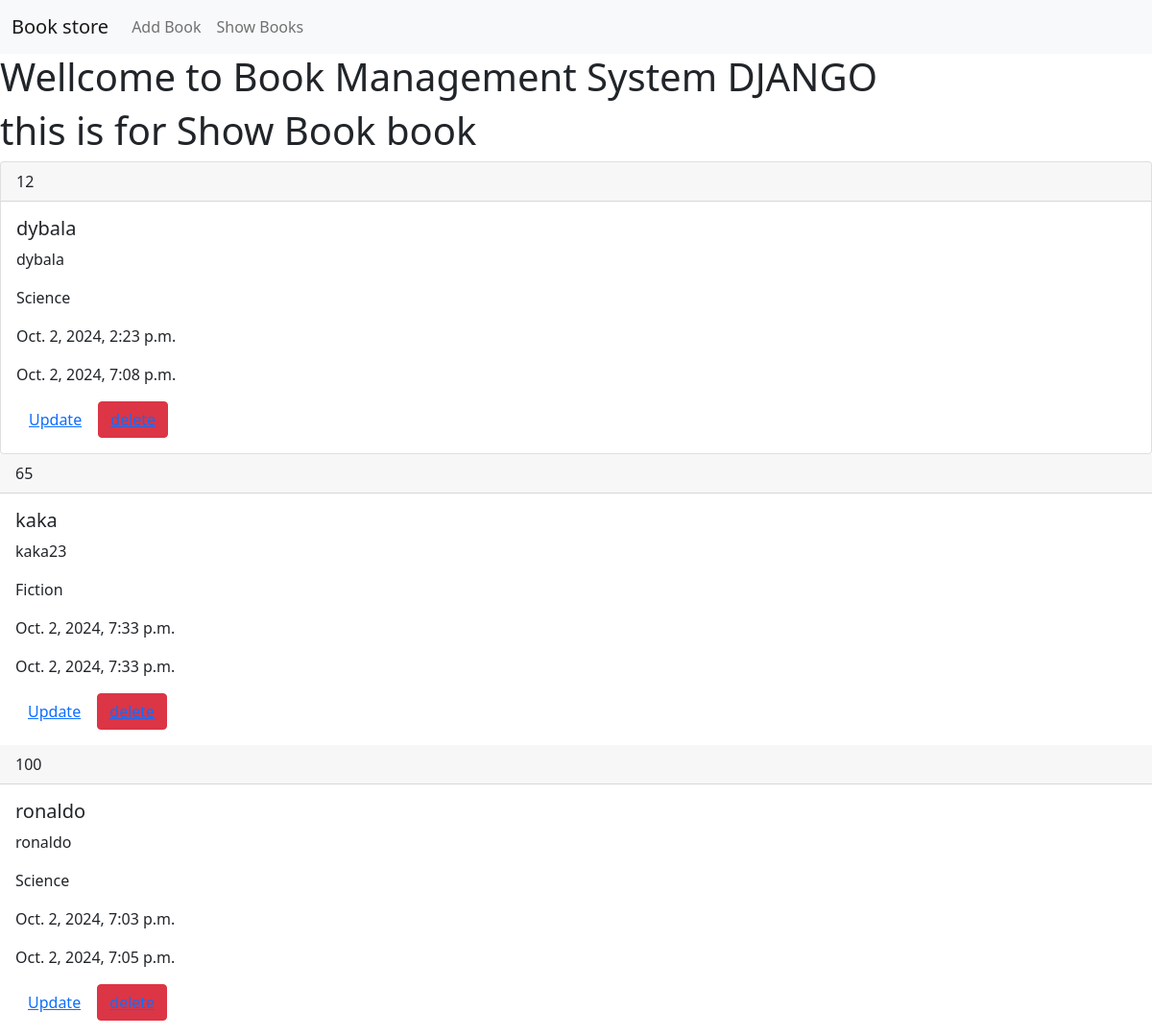
The app's page /show_book/ with its own data.
### book/models.py (models this page shows, shortened)
class Book(models.Model):
    CATEGORY =(
        ('Mystery', 'Mystery'),
        ('Science', 'Science'),
        ('Fiction', 'Fiction'),
        ('Engineering', 'Engineering'),
    )
    id = models.IntegerField(primary_key=True)
    book_name = models.CharField(max_length=300)
    author = models.CharField(max_length=300)
    category = models.CharField(max_length=100 , choices=CATEGORY )
    first_published = models.DateTimeField(auto_now_add=True)
    last_published = models.DateTimeField(auto_now=True)

### book/views.py (the view)
# urls.py: path('show_book/', views.show_book, name='show_book' ),
def show_book(request):
    books = Book.objects.all()
    return render(request, 'show_book.html', {'books': books } )

### book/templates/show_book.html (shortened to what this page needs)
{% extends 'base.html' %} {% block content %}
<h1>this is for Show Book book</h1>
<div>
    <div class="card">
        {% for item in books %}
        <div class="card-header">{{item.id}}</div>
        <div class="card-body">
            <h5 class="card-title">{{item.book_name}}</h5>
            <p class="card-text">{{item.author}}</p>
            <p class="card-text">{{item.category}}</p>
            <p class="card-text">{{item.first_published}}</p>
            <p class="card-text">{{item.last_published}}</p>
            <button class="btn">
                <a href="{% url 'edit_book_id' id=item.id %}">Update</a>
            </button>
            <button class="btn btn-danger">
                <a href="{% url 'delete_book_id' id=item.id %}">delete</a>
            </button>
        </div>
    </div>
    {% endfor %}
{% endblock %}

### book/templates/base.html (shortened to what this page needs)
<!DOCTYPE html>
<html lang="en">
    <head>
        <link
            href="https://cdn.jsdelivr.net/npm/bootstrap@5.0.2/dist/css/bootstrap.min.css"
            rel="stylesheet"
        />
    </head>
    <body>
        <nav class="navbar navbar-expand-lg navbar-light bg-light">
            <div class="container-fluid">
                <a class="navbar-brand" href= {% url "home" %}>Book store</a>
                <div class="collapse navbar-collapse" id="navbarSupportedContent">
                    <ul class="navbar-nav me-auto mb-2 mb-lg-0">
                        <li class="nav-item">
                            <a class="nav-link" href= {% url "store_book" %} >Add Book</a>
                        </li>
                        <li class="nav-item">
                            <a class="nav-link" href={% url "show_book" %}>Show Books</a>
                        </li>
                    </ul>
                </div>
            </div>
        </nav>
        <h1>Wellcome to Book Management System DJANGO </h1>
        {% block content %} {% endblock %}
    </body>
</html>

### records on screen
Book: id "12", book_name "dybala", author "dybala", category "Science", first_published "Oct. 2, 2024, 2:23 p.m.", last_published "Oct. 2, 2024, 7:08 p.m."
Book: id "65", book_name "kaka", author "kaka23", category "Fiction", first_published "Oct. 2, 2024, 7:33 p.m.", last_published "Oct. 2, 2024, 7:33 p.m."
Book: id "100", book_name "ronaldo", author "ronaldo", category "Science", first_published "Oct. 2, 2024, 7:03 p.m.", last_published "Oct. 2, 2024, 7:05 p.m."
